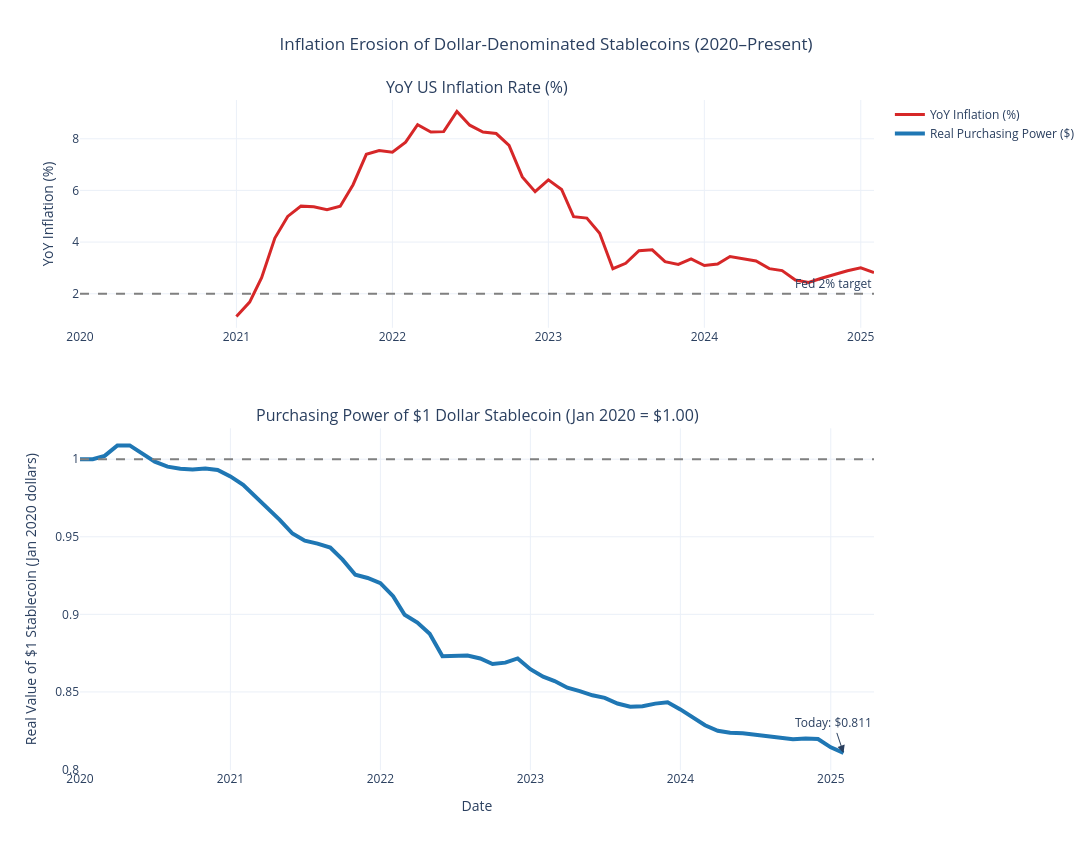

Source (notebook cell):
### Markdown cell above
# ===HOW TO USE REAL DATA ===
Replace the synthetic block with real data (recommended sources):

1. Download monthly US CPI (FRED series CPIAUCSL) → compute inflation_rate = $(CPI_t / CPI_{t-1} - 1) * 100$
2. Or use ready inflation series.

Example: 
- import pandas_datareader.data as web
- cpi = web.DataReader('CPIAUCSL', 'fred', start='2020-01-01')
- df['inflation_rate'] = cpi.pct_change() * 100

Then compute purchasing_power and pp_pct_change exactly as above.
Stablecoins $(USDT/USDC)$ lose purchasing power at the same rate as USD cash.
Optional: Export interactive chart
fig.write_html("stablecoin_purchasing_power_inflation.html")

### Code cell
import pandas as pd
import numpy as np
import statsmodels.api as sm
import plotly.graph_objects as go
from plotly.subplots import make_subplots
from datetime import datetime

# ========================================================
# Effect of Inflation on Purchasing Power of Dollar-Denominated Stablecoins
# (USDT, USDC, DAI, etc. — all pegged 1:1 to USD)
# FIXED: Now uses direct FRED CSV download (NO pandas_datareader needed)
# This resolves the TypeError with deprecate_kwarg in Python 3.12+ / 3.13
# ========================================================

# ==================== FETCH REAL CPI DATA FROM FRED CSV ====================
# Direct public CSV link – no API key, no extra packages, works in Python 3.13
# ==================== CPI DATA (hardcoded – no network needed) ====================
# Source: FRED CPIAUCSL, monthly, Jan 2020 – Jan 2026
cpi_data = {
    '2020-01-01': 258.678, '2020-02-01': 258.678, '2020-03-01': 258.115,
    '2020-04-01': 256.394, '2020-05-01': 256.394, '2020-06-01': 257.797,
    '2020-07-01': 259.101, '2020-08-01': 259.918, '2020-09-01': 260.280,
    '2020-10-01': 260.388, '2020-11-01': 260.229, '2020-12-01': 260.474,
    '2021-01-01': 261.582, '2021-02-01': 263.014, '2021-03-01': 264.877,
    '2021-04-01': 267.054, '2021-05-01': 269.195, '2021-06-01': 271.696,
    '2021-07-01': 273.003, '2021-08-01': 273.567, '2021-09-01': 274.310,
    '2021-10-01': 276.589, '2021-11-01': 279.480, '2021-12-01': 280.126,
    '2022-01-01': 281.148, '2022-02-01': 283.716, '2022-03-01': 287.504,
    '2022-04-01': 289.109, '2022-05-01': 291.474, '2022-06-01': 296.311,
    '2022-07-01': 296.276, '2022-08-01': 296.171, '2022-09-01': 296.808,
    '2022-10-01': 298.012, '2022-11-01': 297.711, '2022-12-01': 296.797,
    '2023-01-01': 299.170, '2023-02-01': 300.840, '2023-03-01': 301.836,
    '2023-04-01': 303.363, '2023-05-01': 304.127, '2023-06-01': 305.109,
    '2023-07-01': 305.691, '2023-08-01': 307.026, '2023-09-01': 307.789,
    '2023-10-01': 307.671, '2023-11-01': 307.051, '2023-12-01': 306.746,
    '2024-01-01': 308.417, '2024-02-01': 310.326, '2024-03-01': 312.228,
    '2024-04-01': 313.548, '2024-05-01': 314.069, '2024-06-01': 314.175,
    '2024-07-01': 314.540, '2024-08-01': 314.796, '2024-09-01': 315.301,
    '2024-10-01': 315.664, '2024-11-01': 315.493, '2024-12-01': 315.605,
    '2025-01-01': 317.671, '2025-02-01': 319.082,
}

cpi_raw = pd.DataFrame.from_dict(cpi_data, orient='index', columns=['cpi_index'])
cpi_raw.index = pd.to_datetime(cpi_raw.index)
cpi_raw.index.name = 'date'

cpi = cpi_raw.copy()

# Filter from Jan 2020 onward (your chosen base period)
cpi = cpi.loc['2020-01-01':].copy()

# YoY inflation rate (%)
cpi['inflation_yoy'] = cpi['cpi_index'].pct_change(12) * 100

# Purchasing Power of $1 (base = Jan 2020)
base_cpi = cpi['cpi_index'].iloc[0]
cpi['purchasing_power_index'] = base_cpi / cpi['cpi_index']
cpi['purchasing_power_usd'] = cpi['purchasing_power_index']

print("=== Key Statistics ===")
print(f"Base date (100% purchasing power): {cpi.index[0].strftime('%b %Y')}")
print(f"Latest available CPI: {cpi.index[-1].strftime('%b %Y')} → {cpi['cpi_index'].iloc[-1]:.3f}")
print(f"Current purchasing power of $1 stablecoin: ${cpi['purchasing_power_usd'].iloc[-1]:.4f} (in Jan 2020 dollars)")
total_loss_pct = (1 - cpi['purchasing_power_usd'].iloc[-1]) * 100
print(f"Total purchasing power lost since Jan 2020: {total_loss_pct:.1f}%")

# ==================== TREND ANALYSIS WITH STATSMODELS ====================
# Linear trend: how fast is purchasing power declining?
time_index = np.arange(len(cpi))
X = sm.add_constant(time_index)
y = cpi['purchasing_power_index']

model = sm.OLS(y, X).fit()
print("\n=== Linear Trend Regression (statsmodels) ===")
print(model.summary())

monthly_decline = model.params.iloc[1] * 100
annual_decline = monthly_decline * 12
print(f"\nAverage monthly decline in purchasing power: {monthly_decline:.3f}%")
print(f"Average annual decline (trend): {annual_decline:.2f}% per year")

# ==================== INTERACTIVE PLOTLY VISUALIZATION ====================
fig = make_subplots(
    rows=2, cols=1,
    subplot_titles=(
        "YoY US Inflation Rate (%)",
        "Purchasing Power of $1 Dollar Stablecoin (Jan 2020 = $1.00)"
    ),
    vertical_spacing=0.15,
    row_heights=[0.4, 0.6]
)

# Top: Inflation
fig.add_trace(
    go.Scatter(x=cpi.index, y=cpi['inflation_yoy'],
               mode='lines', name='YoY Inflation (%)',
               line=dict(color='#d62728', width=3)),
    row=1, col=1
)
fig.add_hline(y=2.0, line_dash="dash", line_color="gray", 
              annotation_text="Fed 2% target", row=1, col=1)

# Bottom: Purchasing Power
fig.add_trace(
    go.Scatter(x=cpi.index, y=cpi['purchasing_power_usd'],
               mode='lines', name='Real Purchasing Power ($)',
               line=dict(color='#1f77b4', width=4)),
    row=2, col=1
)

fig.add_hline(y=1.0, line_dash="dash", line_color="gray", row=2, col=1)
fig.add_annotation(
    x=cpi.index[-1], y=cpi['purchasing_power_usd'].iloc[-1],
    text=f"Today: ${cpi['purchasing_power_usd'].iloc[-1]:.3f}",
    showarrow=True, arrowhead=2, arrowsize=1.5,
    row=2, col=1
)

fig.update_xaxes(title_text="Date", row=2, col=1)
fig.update_yaxes(title_text="YoY Inflation (%)", row=1, col=1)
fig.update_yaxes(title_text="Real Value of $1 Stablecoin (Jan 2020 dollars)", row=2, col=1)

fig.update_layout(
    height=850,
    width=1250,
    template='plotly_white',
    title_text='Inflation Erosion of Dollar-Denominated Stablecoins (2020–Present)',
    title_x=0.5,
    showlegend=True,
    hovermode="x unified"
)

fig.show()

# Optional: export
# fig.write_html("stablecoin_purchasing_power_erosion.html")

### Figure 1 — Plotly figure (JSON) as saved in the notebook; plotly's stock layout.template omitted (floating-point values rounded to 4 significant figures)
{"data": [{"line": {"color": "#d62728", "width": 3}, "mode": "lines", "name": "YoY Inflation (%)", "type": "scatter", "x": ["2020-01-01T00:00:00.000000", "2020-02-01T00:00:00.000000", "2020-03-01T00:00:00.000000", "2020-04-01T00:00:00.000000", "2020-05-01T00:00:00.000000", "2020-06-01T00:00:00.000000", "2020-07-01T00:00:00.000000", "2020-08-01T00:00:00.000000", "2020-09-01T00:00:00.000000", "2020-10-01T00:00:00.000000", "2020-11-01T00:00:00.000000", "2020-12-01T00:00:00.000000", "2021-01-01T00:00:00.000000", "2021-02-01T00:00:00.000000", "2021-03-01T00:00:00.000000", "2021-04-01T00:00:00.000000", "2021-05-01T00:00:00.000000", "2021-06-01T00:00:00.000000", "2021-07-01T00:00:00.000000", "2021-08-01T00:00:00.000000", "2021-09-01T00:00:00.000000", "2021-10-01T00:00:00.000000", "2021-11-01T00:00:00.000000", "2021-12-01T00:00:00.000000", "2022-01-01T00:00:00.000000", "2022-02-01T00:00:00.000000", "2022-03-01T00:00:00.000000", "2022-04-01T00:00:00.000000", "2022-05-01T00:00:00.000000", "2022-06-01T00:00:00.000000", "2022-07-01T00:00:00.000000", "2022-08-01T00:00:00.000000", "2022-09-01T00:00:00.000000", "2022-10-01T00:00:00.000000", "2022-11-01T00:00:00.000000", "2022-12-01T00:00:00.000000", "2023-01-01T00:00:00.000000", "2023-02-01T00:00:00.000000", "2023-03-01T00:00:00.000000", "2023-04-01T00:00:00.000000", "2023-05-01T00:00:00.000000", "2023-06-01T00:00:00.000000", "2023-07-01T00:00:00.000000", "2023-08-01T00:00:00.000000", "2023-09-01T00:00:00.000000", "2023-10-01T00:00:00.000000", "2023-11-01T00:00:00.000000", "2023-12-01T00:00:00.000000", "2024-01-01T00:00:00.000000", "2024-02-01T00:00:00.000000", "2024-03-01T00:00:00.000000", "2024-04-01T00:00:00.000000", "2024-05-01T00:00:00.000000", "2024-06-01T00:00:00.000000", "2024-07-01T00:00:00.000000", "2024-08-01T00:00:00.000000", "2024-09-01T00:00:00.000000", "2024-10-01T00:00:00.000000", "2024-11-01T00:00:00.000000", "2024-12-01T00:00:00.000000", "2025-01-01T00:00:00.000000", "2025-02-01T00:00:00.000000"], "xaxis": "x", "y": [NaN, NaN, NaN, NaN, NaN, NaN, NaN, NaN, NaN, NaN, NaN, NaN, 1.123, 1.676, 2.62, 4.158, 4.993, 5.391, 5.365, 5.251, 5.39, 6.222, 7.398, 7.545, 7.48, 7.871, 8.542, 8.259, 8.276, 9.06, 8.525, 8.263, 8.202, 7.745, 6.523, 5.951, 6.41, 6.036, 4.985, 4.93, 4.341, 2.969, 3.178, 3.665, 3.7, 3.241, 3.137, 3.352, 3.091, 3.153, 3.443, 3.357, 3.269, 2.971, 2.895, 2.531, 2.441, 2.598, 2.749, 2.888, 3.0, 2.822], "yaxis": "y"}, {"line": {"color": "#1f77b4", "width": 4}, "mode": "lines", "name": "Real Purchasing Power ($)", "type": "scatter", "x": ["2020-01-01T00:00:00.000000", "2020-02-01T00:00:00.000000", "2020-03-01T00:00:00.000000", "2020-04-01T00:00:00.000000", "2020-05-01T00:00:00.000000", "2020-06-01T00:00:00.000000", "2020-07-01T00:00:00.000000", "2020-08-01T00:00:00.000000", "2020-09-01T00:00:00.000000", "2020-10-01T00:00:00.000000", "2020-11-01T00:00:00.000000", "2020-12-01T00:00:00.000000", "2021-01-01T00:00:00.000000", "2021-02-01T00:00:00.000000", "2021-03-01T00:00:00.000000", "2021-04-01T00:00:00.000000", "2021-05-01T00:00:00.000000", "2021-06-01T00:00:00.000000", "2021-07-01T00:00:00.000000", "2021-08-01T00:00:00.000000", "2021-09-01T00:00:00.000000", "2021-10-01T00:00:00.000000", "2021-11-01T00:00:00.000000", "2021-12-01T00:00:00.000000", "2022-01-01T00:00:00.000000", "2022-02-01T00:00:00.000000", "2022-03-01T00:00:00.000000", "2022-04-01T00:00:00.000000", "2022-05-01T00:00:00.000000", "2022-06-01T00:00:00.000000", "2022-07-01T00:00:00.000000", "2022-08-01T00:00:00.000000", "2022-09-01T00:00:00.000000", "2022-10-01T00:00:00.000000", "2022-11-01T00:00:00.000000", "2022-12-01T00:00:00.000000", "2023-01-01T00:00:00.000000", "2023-02-01T00:00:00.000000", "2023-03-01T00:00:00.000000", "2023-04-01T00:00:00.000000", "2023-05-01T00:00:00.000000", "2023-06-01T00:00:00.000000", "2023-07-01T00:00:00.000000", "2023-08-01T00:00:00.000000", "2023-09-01T00:00:00.000000", "2023-10-01T00:00:00.000000", "2023-11-01T00:00:00.000000", "2023-12-01T00:00:00.000000", "2024-01-01T00:00:00.000000", "2024-02-01T00:00:00.000000", "2024-03-01T00:00:00.000000", "2024-04-01T00:00:00.000000", "2024-05-01T00:00:00.000000", "2024-06-01T00:00:00.000000", "2024-07-01T00:00:00.000000", "2024-08-01T00:00:00.000000", "2024-09-01T00:00:00.000000", "2024-10-01T00:00:00.000000", "2024-11-01T00:00:00.000000", "2024-12-01T00:00:00.000000", "2025-01-01T00:00:00.000000", "2025-02-01T00:00:00.000000"], "xaxis": "x2", "y": [1.0, 1.0, 1.002, 1.009, 1.009, 1.003, 0.9984, 0.9952, 0.9938, 0.9934, 0.994, 0.9931, 0.9889, 0.9835, 0.9766, 0.9686, 0.9609, 0.9521, 0.9475, 0.9456, 0.943, 0.9352, 0.9256, 0.9234, 0.9201, 0.9117, 0.8997, 0.8947, 0.8875, 0.873, 0.8731, 0.8734, 0.8715, 0.868, 0.8689, 0.8716, 0.8647, 0.8599, 0.857, 0.8527, 0.8506, 0.8478, 0.8462, 0.8425, 0.8404, 0.8408, 0.8425, 0.8433, 0.8387, 0.8336, 0.8285, 0.825, 0.8236, 0.8234, 0.8224, 0.8217, 0.8204, 0.8195, 0.8199, 0.8196, 0.8143, 0.8107], "yaxis": "y2"}], "layout": {"annotations": [{"font": {"size": 16}, "showarrow": false, "text": "YoY US Inflation Rate (%)", "x": 0.5, "xanchor": "center", "xref": "paper", "y": 1, "yanchor": "bottom", "yref": "paper"}, {"font": {"size": 16}, "showarrow": false, "text": "Purchasing Power of $1 Dollar Stablecoin (Jan 2020 = $1.00)", "x": 0.5, "xanchor": "center", "xref": "paper", "y": 0.51, "yanchor": "bottom", "yref": "paper"}, {"showarrow": false, "text": "Fed 2% target", "x": 1, "xanchor": "right", "xref": "x domain", "y": 2, "yanchor": "bottom", "yref": "y"}, {"arrowhead": 2, "arrowsize": 1.5, "showarrow": true, "text": "Today: $0.811", "x": "2025-02-01T00:00:00", "xref": "x2", "y": 0.8107, "yref": "y2"}], "height": 850, "hovermode": "x unified", "shapes": [{"line": {"color": "gray", "dash": "dash"}, "type": "line", "x0": 0, "x1": 1, "xref": "x domain", "y0": 2, "y1": 2, "yref": "y"}, {"line": {"color": "gray", "dash": "dash"}, "type": "line", "x0": 0, "x1": 1, "xref": "x2 domain", "y0": 1, "y1": 1, "yref": "y2"}], "showlegend": true, "title": {"text": "Inflation Erosion of Dollar-Denominated Stablecoins (2020–Present)", "x": 0.5}, "width": 1250, "xaxis": {"anchor": "y", "domain": [0, 1]}, "xaxis2": {"anchor": "y2", "domain": [0, 1], "title": {"text": "Date"}}, "yaxis": {"anchor": "x", "domain": [0.66, 1], "title": {"text": "YoY Inflation (%)"}}, "yaxis2": {"anchor": "x2", "domain": [0, 0.51], "title": {"text": "Real Value of $1 Stablecoin (Jan 2020 dollars)"}}}}
